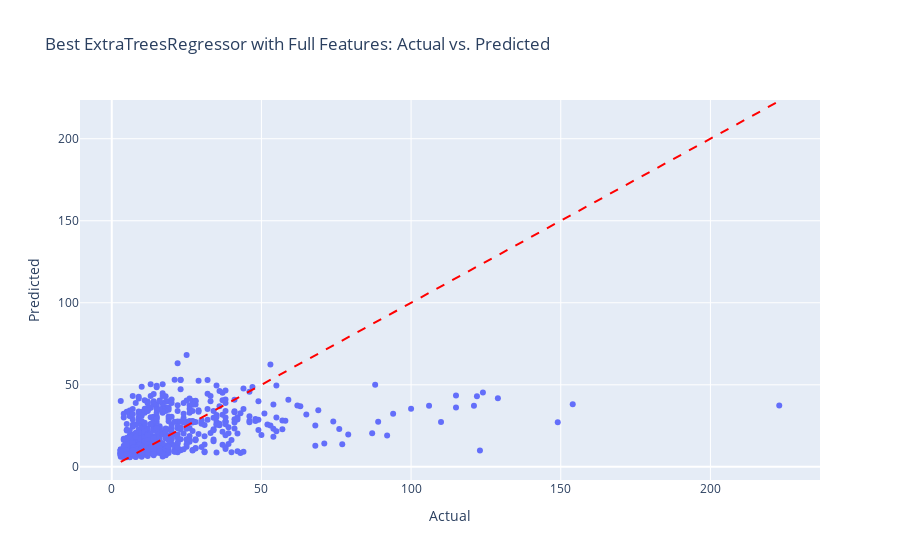

The cell this chart's notebook holds for it:
### Code cell
from sklearn.model_selection import RandomizedSearchCV

X_train_full = X_train_imputed
X_val_full = X_val_imputed

# Define the parameter grid for ExtraTreesRegressor
param_grid_et = {
    'n_estimators': [100, 200, 500],  # Number of trees
    'max_depth': [10, 20, 50, None],  # Maximum depth of the tree
    'min_samples_split': [2, 5, 10],  # Minimum samples required to split an internal node
    'min_samples_leaf': [1, 2, 4],    # Minimum samples required to be at a leaf node
    'bootstrap': [True, False]        # Whether bootstrap samples are used when building trees
}

# Initialize RandomizedSearchCV for ExtraTreesRegressor
random_search_et = RandomizedSearchCV(
    estimator=ExtraTreesRegressor(random_state=42),
    param_distributions=param_grid_et,
    n_iter=50,  # Number of random parameter combinations to try
    cv=5,  # 5-fold cross-validation
    scoring='neg_root_mean_squared_error',
    verbose=2,
    random_state=42,
    n_jobs=-1  # Use all available cores
)

# Fit the random search model on the full feature set (X_train_full)
random_search_et.fit(X_train_full, y_train)

# Best hyperparameters
print(f"Best Hyperparameters: {random_search_et.best_params_}")

# Best RMSE score
best_rmse = -random_search_et.best_score_
print(f"Best RMSE Score: {best_rmse:.3f}")

# After finding the best model, use it to predict on the validation set
best_et_model = random_search_et.best_estimator_

# Predict on the validation set (with full features)
y_val_pred_best_et = best_et_model.predict(X_val_full)

# Calculate RMSE for the full feature set
rmse_best_et = root_mean_squared_error(y_val, y_val_pred_best_et)
print(f"RMSE on Validation Set with Full Features: {rmse_best_et:.3f}")

# Call the plot_actual_vs_pred function to visualize actual vs predicted values
plot_actual_vs_pred(y_val, y_val_pred_best_et, "Best ExtraTreesRegressor with Full Features")

### Figure 1 — Plotly figure (JSON) as saved in the notebook; plotly's stock layout.template omitted (floating-point values rounded to 4 significant figures; data arrays with more than 128 entries replaced by an {"elided": "..."} marker saying what was removed)
{"data": [{"hovertemplate": "Actual=%{x}<br>Predicted=%{y}<extra></extra>", "legendgroup": "", "marker": {"color": "#636efa", "symbol": "circle"}, "mode": "markers", "name": "", "orientation": "v", "showlegend": false, "type": "scatter", "x": {"elided": "855 int values"}, "xaxis": "x", "y": {"elided": "855 float values"}, "yaxis": "y"}], "layout": {"legend": {"tracegroupgap": 0}, "shapes": [{"line": {"color": "Red", "dash": "dash"}, "type": "line", "x0": 3, "x1": 223, "y0": 3, "y1": 223}], "title": {"text": "Best ExtraTreesRegressor with Full Features: Actual vs. Predicted"}, "xaxis": {"anchor": "y", "domain": [0, 1], "title": {"text": "Actual"}}, "yaxis": {"anchor": "x", "domain": [0, 1], "title": {"text": "Predicted"}}}}
